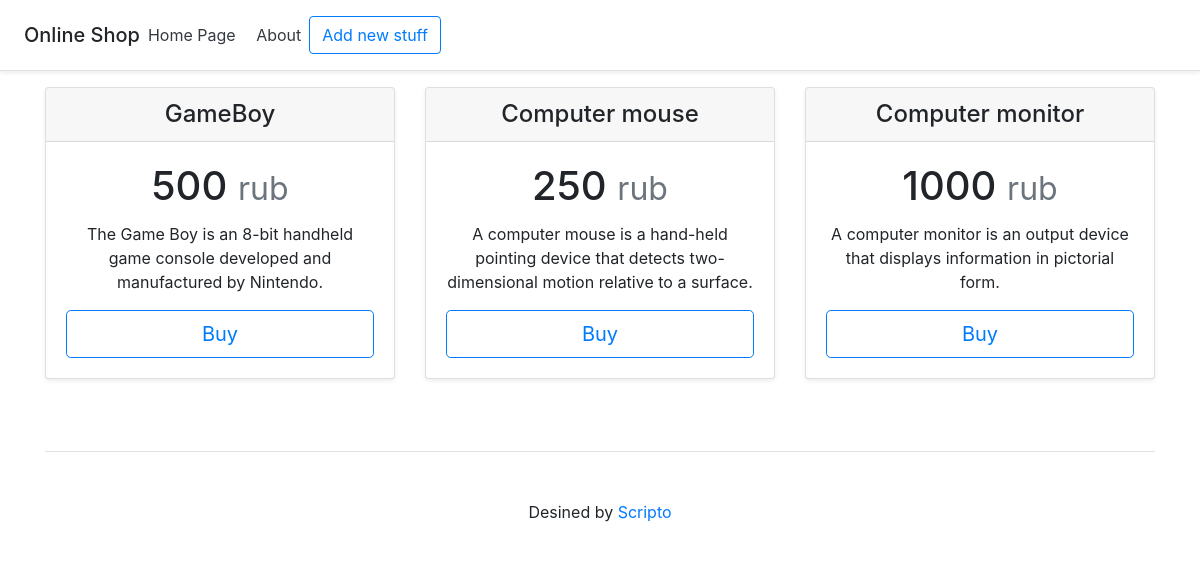
The page / on the database its author committed.
### main.py (models this page shows, shortened)
class ItemTable(db.Model):
    id = db.Column(db.Integer, primary_key=True)
    name = db.Column(db.String(100), nullable=False)
    price = db.Column(db.Integer, nullable=False)
    status = db.Column(db.Boolean, default=True)
    desc = db.Column(db.String(1000), nullable=False)

### main.py (the view)
@app.route('/')
def index():
    items = ItemTable.query.all()
    return render_template('index.html', data=items)

### templates/index.html (shortened to what this page needs)
{% extends 'main.html' %}
{% block body %}
<main class="container">
    <div class="card-deck mb-3 text-center">
    {% for elem in data %}
    <div class="card mb-4 shadow-sm">
      <div class="card-header">
        <h4 class="my-0 fw-normal">{{ elem.name }}</h4>
      </div>
      <div class="card-body">
        <h1 class="card-title pricing-card-title">{{ elem.price }} <small class="text-muted">rub</small></h1>
          <p>{{ elem.desc }}</p>
          <a href="/buy/{{ elem.id }}" class="w-100 btn btn-lg btn-outline-primary">Buy</a>
      </div>
    </div>
    {% endfor %}
    </div>
{% endblock %}

### templates/main.html (shortened to what this page needs)
<!DOCTYPE html>
<html lang="en">
<head>
    <link rel="stylesheet" href="https://stackpath.bootstrapcdn.com/bootstrap/4.5.2/css/bootstrap.min.css">
</head>
<body>
<header class="d-flex flex-column flex-md-row align-items-center p-3 px-md-4 mb-3 bg-white border-bottom shadow-sm">
  <h3 class="h5 my-0 me-md-auto fw-normal">Online Shop</h3>
  <nav class="my-2 my-md-0 me-md-3">
    <a class="p-2 text-dark" href="/">Home Page</a>
    <a class="p-2 text-dark" href="/about">About</a>
  </nav>
  <a class="btn btn-outline-primary" href="/add">Add new stuff</a>
</header>
{% block body %}{% endblock %}
  <footer class="pt-4 my-md-5 pt-md-5 border-top">
    <div class="row">
      <div class="mx-auto text-center">
          <p>Desined by <a href="https://github.com/scripto2012">Scripto</a></p>
      </div>
    </div>
  </footer>
</body>
</html>

### rows shown on the page
ItemTable: name "GameBoy", price "500", desc "The Game Boy is an 8-bit handheld game console developed and manufactured by Nintendo."
ItemTable: name "Сomputer mouse", price "250", desc "A computer mouse is a hand-held pointing device that detects two-dimensional motion relative to a surface."
ItemTable: name "Computer monitor", price "1000", desc "A computer monitor is an output device that displays information in pictorial form."
